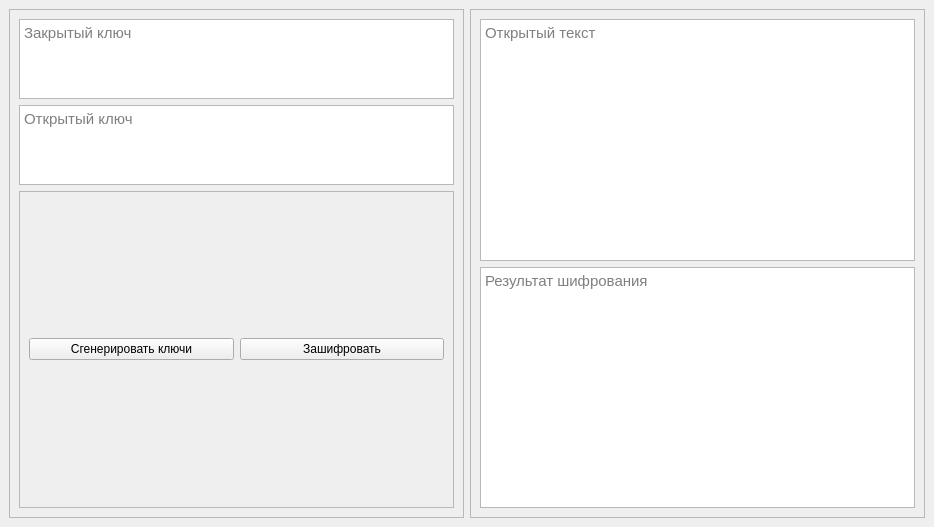
<?xml version="1.0" encoding="UTF-8"?>
<ui version="4.0">
 <class>MainWindow</class>
 <widget class="QMainWindow" name="MainWindow">
  <property name="geometry">
   <rect>
    <x>0</x>
    <y>0</y>
    <width>934</width>
    <height>527</height>
   </rect>
  </property>
  <property name="windowTitle">
   <string>MainWindow</string>
  </property>
  <widget class="QWidget" name="centralwidget">
   <layout class="QHBoxLayout" name="horizontalLayout">
    <item>
     <widget class="QFrame" name="controls_panel">
      <property name="frameShape">
       <enum>QFrame::StyledPanel</enum>
      </property>
      <property name="frameShadow">
       <enum>QFrame::Raised</enum>
      </property>
      <layout class="QVBoxLayout" name="verticalLayout_2">
       <item>
        <widget class="QTextBrowser" name="secret_key">
         <property name="maximumSize">
          <size>
           <width>16777215</width>
           <height>80</height>
          </size>
         </property>
         <property name="font">
          <font>
           <pointsize>11</pointsize>
          </font>
         </property>
         <property name="readOnly">
          <bool>false</bool>
         </property>
         <property name="placeholderText">
          <string>Закрытый ключ</string>
         </property>
        </widget>
       </item>
       <item>
        <widget class="QTextBrowser" name="open_key">
         <property name="maximumSize">
          <size>
           <width>16777215</width>
           <height>80</height>
          </size>
         </property>
         <property name="font">
          <font>
           <pointsize>11</pointsize>
          </font>
         </property>
         <property name="readOnly">
          <bool>true</bool>
         </property>
         <property name="placeholderText">
          <string>Открытый ключ</string>
         </property>
        </widget>
       </item>
       <item>
        <widget class="QFrame" name="frame">
         <property name="frameShape">
          <enum>QFrame::StyledPanel</enum>
         </property>
         <property name="frameShadow">
          <enum>QFrame::Raised</enum>
         </property>
         <layout class="QHBoxLayout" name="horizontalLayout_2">
          <item>
           <widget class="QPushButton" name="generate_keys_button">
            <property name="text">
             <string>Сгенерировать ключи</string>
            </property>
           </widget>
          </item>
          <item>
           <widget class="QPushButton" name="encrypt_button">
            <property name="text">
             <string>Зашифровать</string>
            </property>
           </widget>
          </item>
         </layout>
        </widget>
       </item>
      </layout>
     </widget>
    </item>
    <item>
     <widget class="QFrame" name="encrypting_panel">
      <property name="frameShape">
       <enum>QFrame::StyledPanel</enum>
      </property>
      <property name="frameShadow">
       <enum>QFrame::Raised</enum>
      </property>
      <layout class="QVBoxLayout" name="verticalLayout">
       <item>
        <widget class="QTextBrowser" name="open_text">
         <property name="font">
          <font>
           <pointsize>11</pointsize>
          </font>
         </property>
         <property name="readOnly">
          <bool>false</bool>
         </property>
         <property name="placeholderText">
          <string>Открытый текст</string>
         </property>
        </widget>
       </item>
       <item>
        <widget class="QTextBrowser" name="encrypt_result">
         <property name="font">
          <font>
           <pointsize>11</pointsize>
          </font>
         </property>
         <property name="readOnly">
          <bool>false</bool>
         </property>
         <property name="placeholderText">
          <string>Результат шифрования</string>
         </property>
        </widget>
       </item>
      </layout>
     </widget>
    </item>
   </layout>
  </widget>
 </widget>
 <resources/>
 <connections/>
</ui>
